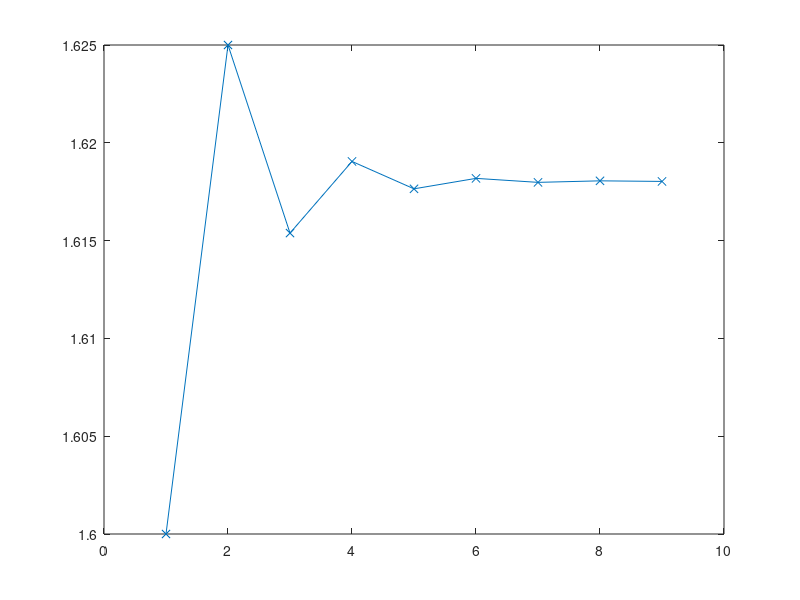

Source code (MATLAB): (Note: this script raises an error after producing the figure.)
% Harry Choi 32464223
% 15-Apr-2021
% Lab 5 Task 5 Part B
close all; clc; clear

gR = (1+sqrt(5))/2;
a=5;
b=8;

% initialise array with first two numbers
fSeq(1:2) = [a,b];

% number of items in list
i=2;
% calculate Fibonacci until adjacent value ratio is within 1e-5 of golden ratio
while abs(fSeq(end)/fSeq(end-1)-gR)>=1e-5
    i=i+1;
    fSeq(i) = sum(fSeq(i-2:i-1));
end

% plot ratios
plot(1:i-1,fSeq(2:i)./fSeq(1:i-1),'-x')
hold on
% plot golden ratio
yline(gR,'--r')
title(sprintf('Fibonacci Ratios Starting with [%.0f, %.0f]',a,b))
xlabel('Ratio Pair Number')
ylabel('Adjacent Fibonacci Value Ratio')
legend('Adjacent Fibonacci Value Ratio','Golden Ratio','Location','best outside')

% print number of Fibonacci terms required
fprintf('%.0f Fibonacci numbers needed to achieve absolute error less than 1.000000e-05',i)
